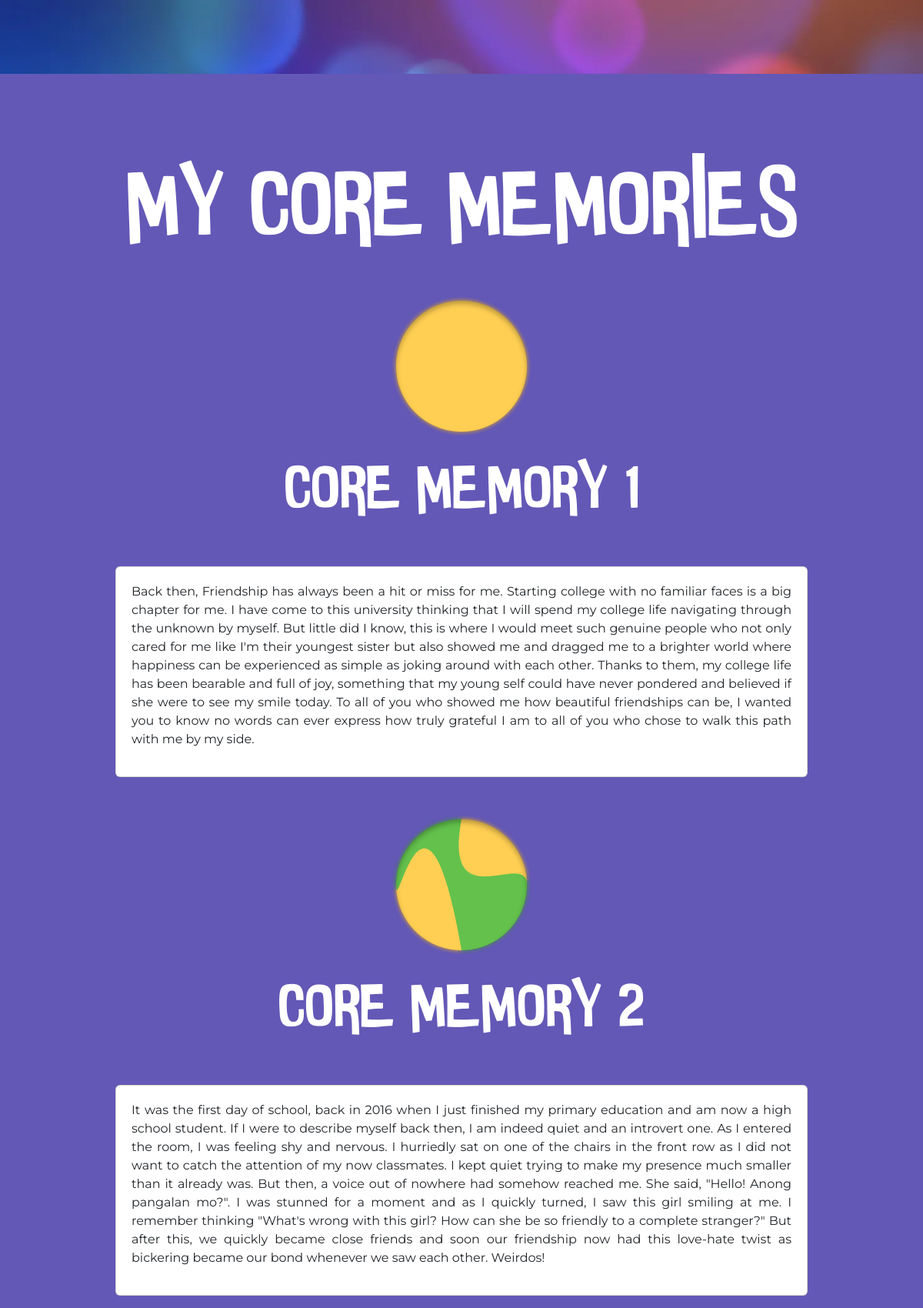
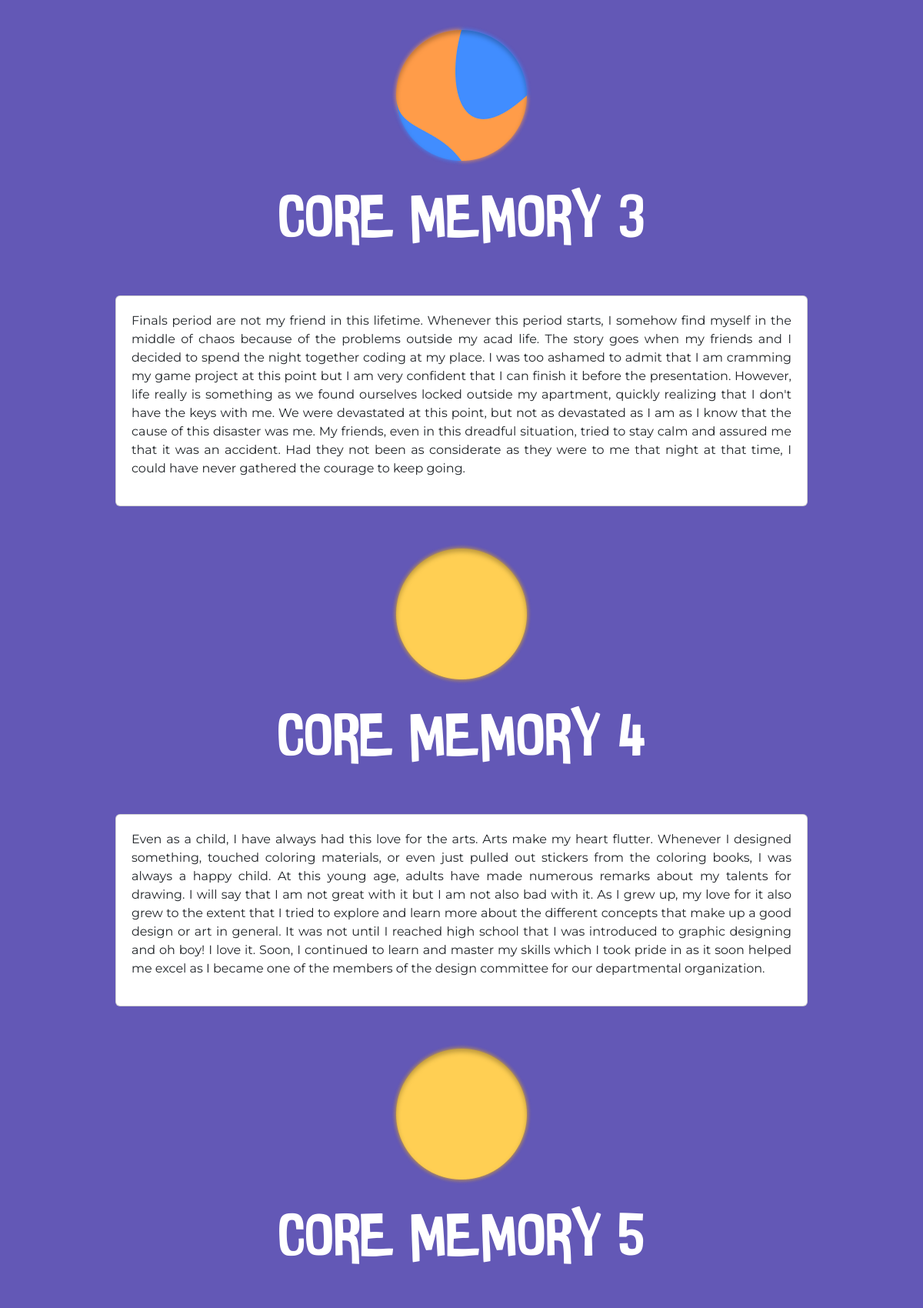
The page /view.php (upper part) on the database its author committed (2 pictures, top to bottom).
### tables this page shows
CREATE TABLE `islandcontents` (
  `islandContentID` int(4) NOT NULL,
  `islandOfPersonalityID` int(4) NOT NULL,
  `image` varchar(50) DEFAULT NULL,
  `content` varchar(900) NOT NULL,
  `color` varchar(10) DEFAULT NULL
);

### assets/php/query.php (called while the page is built, shortened)
<?php
include('assets/php/classes.php');
$islandCoreMemories = array();
$islandOfPersonalityID = isset($_GET['islandOfPersonalityID']) ? $_GET['islandOfPersonalityID'] : "";
if ($islandOfPersonalityID != "") {
  $displayIslandCoreMemories = "SELECT * FROM islandcontents WHERE islandOfPersonalityID = $islandOfPersonalityID";
} else {
  $displayIslandCoreMemories = "SELECT * FROM islandcontents";
}
$memories = executeQuery($displayIslandCoreMemories);
?>

### connect.php (called while the page is built, shortened)
<?php
  function executeQuery($query){
    $conn = $GLOBALS['conn'];
    return mysqli_query($conn, $query);
  }
?>

### view.php (the view, shortened to what this page needs)
<?php
include('assets/php/query.php');
$counter = 0;
?>
<!doctype html>
<html lang="en">
<head>
    <link href="https://cdn.jsdelivr.net/npm/bootstrap@5.3.3/dist/css/bootstrap.min.css" rel="stylesheet"
>
    <link href="assets/css/style.css" rel="stylesheet">
    <link rel="stylesheet" href="assets/fonts/fonts.css">
</head>
<body>
    <div class="island-preview container-fluid">
        <div class="row d-flex justify-content-center align-items-center">
            <h1 class="title pt-5 text-center text-white" style="font-size: 150px;">
            </h1>
            <div style="max-height: 900px; max-width: 900px;">
            </div>
        </div>
    </div>
    <div class="memory container-fluid mt-5 p-0">
        <h1 class="title-2 text-center text-white pt-5" style="font-size: 120px;">MY CORE MEMORIES</h1>
        <?php foreach ($islandCoreMemories as $islandCoreMemory) {
            $counter += 1; ?>
            <div class="row m-0 p-0 mt-5">
                <div class="d-flex justify-content-center">
                    <img src="assets/img/<?php echo $islandCoreMemory->coreMemoryImage; ?>" class="img-fluid">
                </div>
                <h4 class="text-center text-white mt-3" style="font-size: 5rem">CORE MEMORY <?php echo $counter; ?></h4>
            </div>
            <div class="content row m-0 mt-5 p-0 d-flex justify-content-center">
                <div class="card">
                    <?php echo $islandCoreMemory->showMemory(); ?>
                </div>
            </div>
        <?php } ?>
    </div>
</body>
</html>

### assets/php/classes.php (shortened to what this page needs)
<?php
class CoreMemory{
    public $coreMemoryContent;
    public function __construct($coreMemoryID, $coreMemoryIslandOfPersonality, $coreMemoryContent, $coreMemoryImage){
        $this->coreMemoryContent = $coreMemoryContent;
        $this->coreMemoryImage = $coreMemoryImage;
    }
    public function showMemory(){
        return "<p>".
               $this->coreMemoryContent .
               "</p>";
    }
}
?>

### assets/css/style.css (style rules this page uses)
:root { --bgColor: #6358B6; --navColor: #3F2E7C; --navFontColor: white; --primaryFont: "InsideOut", sans-serif; --secondaryFont: "Montserrat", sans-serif; }
html, body { background-color: var(--bgColor); }
.islands-of-personality, .island-preview { background-image: url(../img/welcome-bg.png); background-size: cover; background-position: top center; }
.island-preview, .memory { font-family: var(--primaryFont); }
.card { padding: 20px; max-width: 900px; font-family: var(--secondaryFont); text-align: justify; }

### rows shown on the page
islandcontents: image (picture), content "Back then, Friendship has always been a hit or miss for me. Starting college with no familiar faces is a big chapter for me. I have come to this university thinking that I will spend my college life navigating through the unknown by myself. But little did I know, this is where I would meet such genuine people who not only cared for me like I'm their youngest sister but also showed me and dragged me to a brighter world where happiness can be experienced as simple as joking around with each other. Thanks to them, my college life has been bearable and full of joy, something that my young self could have never pondered and believed if she were to see my smile today. To all of you who showed me…"
islandcontents: image (picture), content "It was the first day of school, back in 2016 when I just finished my primary education and am now a high school student. If I were to describe myself back then, I am indeed quiet and an introvert one. As I entered the room, I was feeling shy and nervous. I hurriedly sat on one of the chairs in the front row as I did not want to catch the attention of my now classmates. I kept quiet trying to make my presence much smaller than it already was. But then, a voice out of nowhere had somehow reached me. She said, \"Hello! Anong pangalan mo?\". I was stunned for a moment and as I quickly turned, I saw this girl smiling at me. I remember thinking \"What's wrong with this girl? How can she be so…"
islandcontents: image (picture), content "Finals period are not my friend in this lifetime. Whenever this period starts, I somehow find myself in the middle of chaos because of the problems outside my acad life. The story goes when my friends and I decided to spend the night together coding at my place. I was too ashamed to admit that I am cramming my game project at this point but I am very confident that I can finish it before the presentation. However, life really is something as we found ourselves locked outside my apartment, quickly realizing that I don't have the keys with me. We were devastated at this point, but not as devastated as I am as I know that the cause of this disaster was me. My friends, even in this dreadful…"
islandcontents: image (picture), content "Even as a child, I have always had this love for the arts. Arts make my heart flutter. Whenever I designed something, touched coloring materials, or even just pulled out stickers from the coloring books, I was always a happy child. At this young age, adults have made numerous remarks about my talents for drawing. I will say that I am not great with it but I am not also bad with it. As I grew up, my love for it also grew to the extent that I tried to explore and learn more about the different concepts that make up a good design or art in general. It was not until I reached high school that I was introduced to graphic designing and oh boy! I love it. Soon, I continued to learn and master my…"
islandcontents: image (picture)
